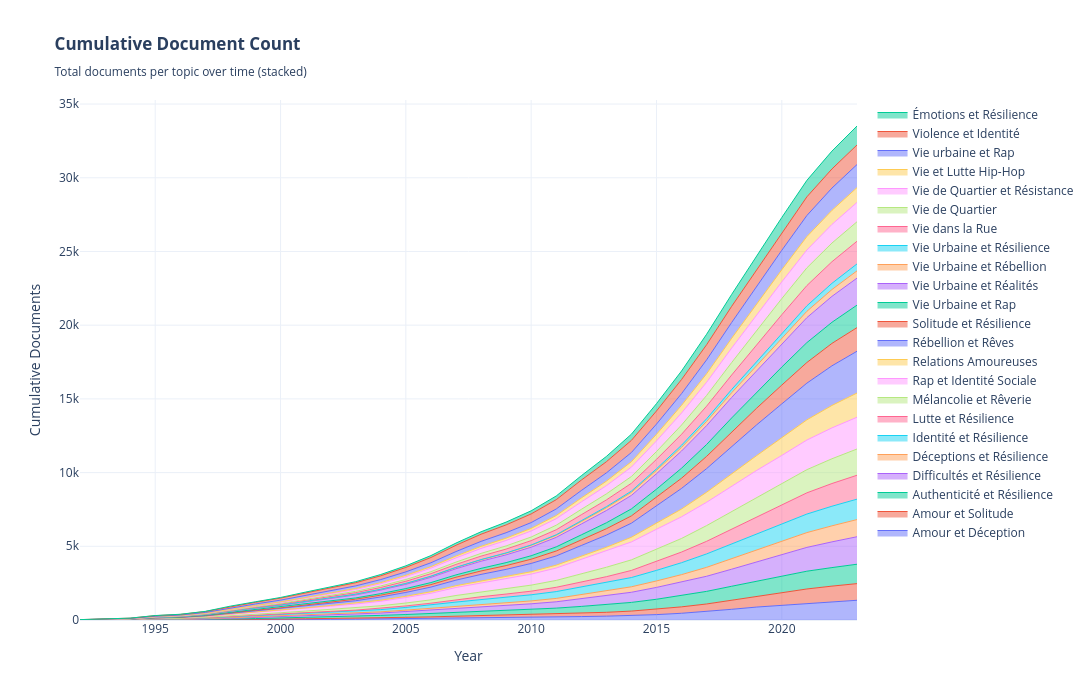

The cell this chart's notebook holds for it:
### Code cell
# ============ VIZ 10: CUMULATIVE DOCUMENTS ============
# Sort by year
topic_year_sorted = temporal_df.sort_values('Year')

# Pivot
pivot_cumul = topic_year_sorted.pivot_table(
    index='Year',
    columns='Label',
    values='Count',
    fill_value=0
)

# Cumulative sum
cumulative = pivot_cumul.cumsum()

# Plot
fig10 = go.Figure()

for topic in cumulative.columns:
    fig10.add_trace(go.Scatter(
        x=cumulative.index,
        y=cumulative[topic],
        mode='lines',
        name=topic[:40],
        stackgroup='one',  # Stacked area
        fillcolor=None,
        line=dict(width=1)
    ))

fig10.update_layout(
    title="<b>Cumulative Document Count</b><br><sub>Total documents per topic over time (stacked)</sub>",
    xaxis_title="Year",
    yaxis_title="Cumulative Documents",
    hovermode='x unified',
    height=700,
    width=1400,
    template="plotly_white",
    legend=dict(
        orientation="v",
        yanchor="top",
        y=1,
        xanchor="left",
        x=1.02
    )
)

fig10.write_html("songs_viz_10_cumulative_documents.html")
print("✓ Saved: viz_10_cumulative_documents.html")
fig10
